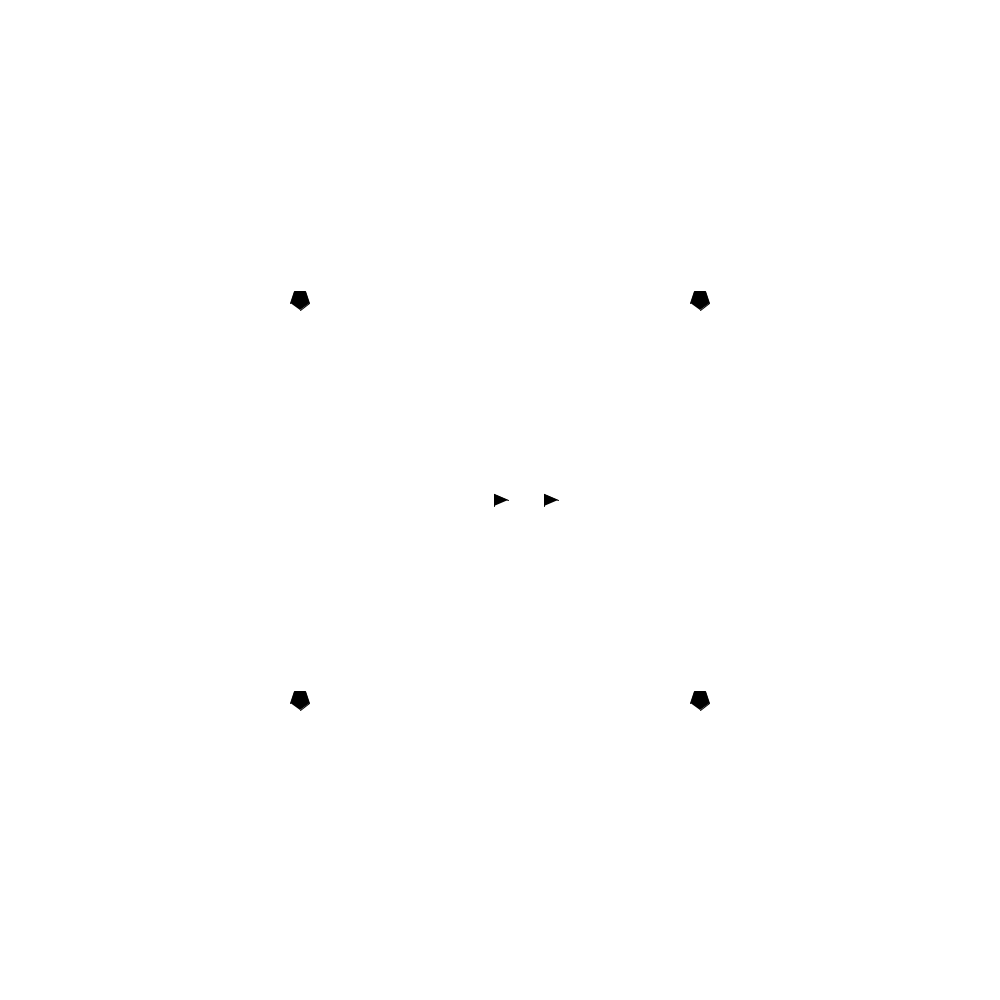
Frame 1 (no input)
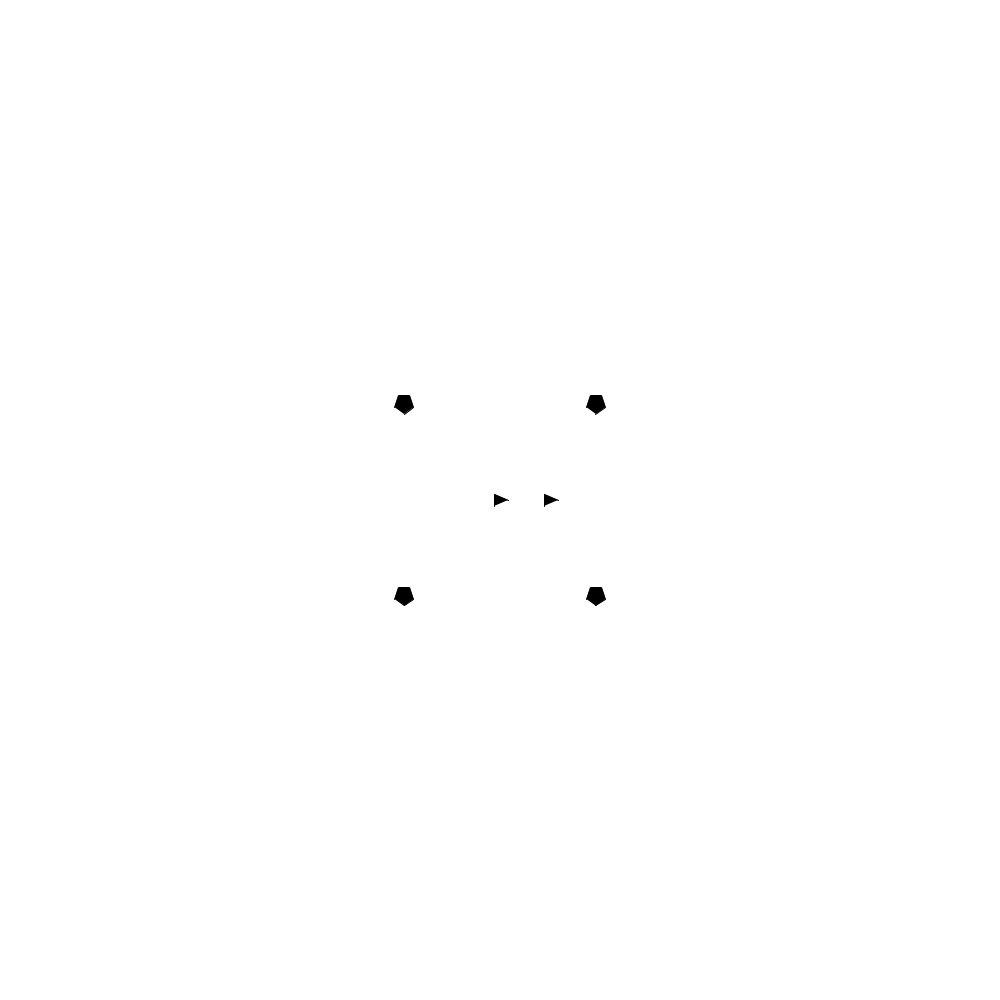
Frame 60 (the mouse pressed at the canvas centre just before this capture)
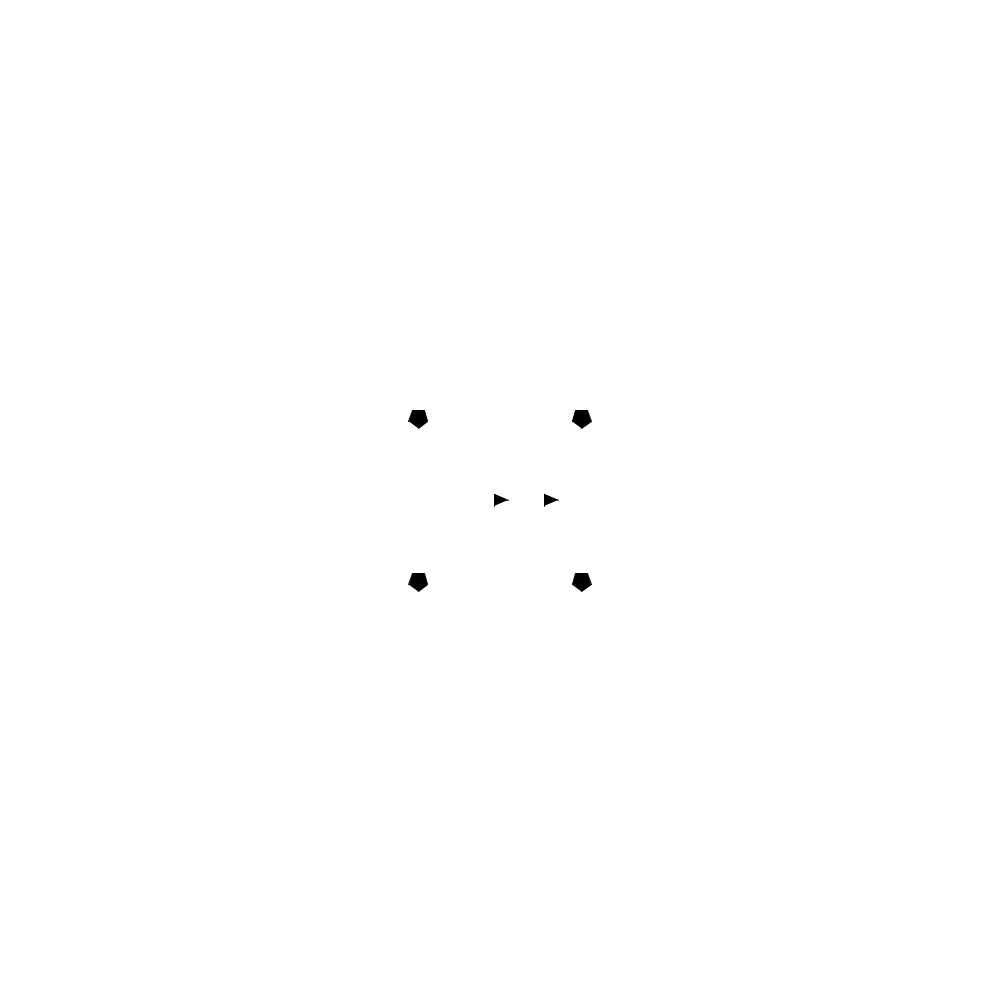
Frame 120 (the mouse held since frame 60 and released just before this capture)

The Processing sketch that drew these frames (run headless with seeded random() and noise(); from frame 60 on, the mouse is pressed at the canvas centre):

// Processing sketch: sketch_160729a
// ── sketch_160729a.pde
Player player;
Player player2;
Enemy enemy1;
Enemy enemy2;
Enemy enemy3;
Enemy enemy4;
Enemy enemy5;

void setup() {
  player = new Player(new PVector(width/2 ,height/2),0);
  player.damp = true;
  player2 = new Player(new PVector(width/2 +50,height/2),0);
  player2.damp = true;
  enemy1 = new Enemy(new PVector(300 ,300),10);
  enemy1.damp = true;
  enemy2 = new Enemy(new PVector(width-300 ,300),10);
  enemy2.damp = true;
  enemy3 = new Enemy(new PVector(width-300 ,height-300),10);
  enemy3.damp = true;
  enemy4 = new Enemy(new PVector(300 ,height-300),10);
  enemy4.damp = true;
  //fullScreen();
  size(1000,1000);
}

void draw() {
  background(255);
  enemy1.show();
  enemy1.chase(player);
  enemy1.tick();
  enemy2.show();
  enemy2.chase(player);
  enemy2.tick();
  enemy3.show();
  enemy3.chase(player);
  enemy3.tick();
  enemy4.show();
  enemy4.chase(player);
  enemy4.tick();
  player.show();
  player.tick();
  player2.show();
  player2.tick();
  //println(" player1: " + player.pos.x + ", " + player.pos.y + " player2: " + player2.pos.x + ", " + player2.pos.y);
}

void keyPressed() {
  if (key == CODED) {
    if (keyCode == RIGHT) {
      player.rightrot = true;
    }
    if (keyCode == LEFT) {
      player.leftrot = true;
    } 
    if (keyCode == UP) {
      player.accel = true;
    }
    if (keyCode == DOWN) {
      player.decel = true;
    }
  }
  else {
    if (key == 'd') {
      player2.rightrot = true;
    }
    if (key == 'a') {
      player2.leftrot = true;
    } 
    if (key == 'w') {
      player2.accel = true;
    }
    if (key == 's') {
      player2.decel = true;
    }
  }
}

void keyReleased() {
  if (key == CODED) {
    if (keyCode == RIGHT) {
      player.rightrot = false;
    } 
    else if (keyCode == LEFT) {
      player.leftrot = false;
    }  
    else if (keyCode == UP) {
      player.accel = false;
    }
    else if (keyCode == DOWN) {
      player.decel = false;
    }
  }
  else {
    if (key == 'd') {
      player2.rightrot = false;
    }
    if (key == 'a') {
      player2.leftrot = false;
    } 
    if (key == 'w') {
      player2.accel = false;
    }
    if (key == 's') {
      player2.decel = false;
    }
  }
}

class Player {
  PVector pos;
  PVector velo = new PVector(0,0);
  float rot = 0;
  
  boolean leftrot;
  boolean rightrot;
  boolean accel;
  boolean decel;
  boolean damp = false;
  
  Player(PVector position,float rotation) {
    pos = position;
    rot = rotation;
  }
  void show() {
    pushMatrix();
    translate(pos.x ,pos.y);
    rotate(rot);
    fill(0);
    beginShape();
    vertex(-6, 6);
    vertex(-6, -6);
    vertex(8, 0);
    endShape();
    //rect(0, 0, 30, 30);
    //line(0, 0, 40, 0);
    popMatrix();
  }
  
  void tick() {
    if (leftrot) {
      rot = rot - TWO_PI/60;
    }
    if (rightrot) {
      rot = rot + TWO_PI/60;
    }
    if (accel) {
      velo = velo.add(new PVector(cos(rot)*0.1,sin(rot)*0.1));
    }
    if (decel) {
      velo = velo.add(new PVector(cos(rot)*-0.1,sin(rot)*-0.1));
    }
    if (pos.x > width) {
      velo = new PVector(-velo.x,velo.y);
    }
    else if (pos.x < 0) {
      velo = new PVector(-velo.x,velo.y);
    }
    if (pos.y > height) {
      velo = new PVector(velo.x,-velo.y);
    }
    else if (pos.y < 0) {
      velo = new PVector(velo.x,-velo.y);
    }
    pos = pos.add(velo);
    if (damp) {
      velo = velo.mult(0.99);
    }
  }
}

class Enemy {
  PVector pos;
  PVector velo = new PVector(0,0);
  float rad;
  
  boolean accel;
  boolean decel;
  boolean damp = false;
  
  Enemy(PVector position,float size) {
    pos = position;
    rad = size;
  }
  void show() {
    pushMatrix();
    translate(pos.x ,pos.y);
    fill(0);
    beginShape();
    vertex((sin(0*TWO_PI/5)*rad) ,cos(0*TWO_PI/5)*rad);
    vertex((sin(1*TWO_PI/5)*rad) ,cos(1*TWO_PI/5)*rad);
    vertex((sin(2*TWO_PI/5)*rad) ,cos(2*TWO_PI/5)*rad);
    vertex((sin(3*TWO_PI/5)*rad) ,cos(3*TWO_PI/5)*rad);
    vertex((sin(4*TWO_PI/5)*rad) ,cos(4*TWO_PI/5)*rad);
    endShape();
    popMatrix();
  }
  void tick() {
    if (pos.x > width) {
      velo = new PVector(-velo.x,velo.y);
    }
    else if (pos.x < 0) {
      velo = new PVector(-velo.x,velo.y);
    }
    if (pos.y > height) {
      velo = new PVector(velo.x,-velo.y);
    }
    else if (pos.y < 0) {
      velo = new PVector(velo.x,-velo.y);
    }
    pos = pos.add(velo);
    if (damp) {
      velo = velo.mult(0.99);
    }
  }
  void chase(Player player) {
    velo = velo.add( new PVector((player.pos.x - pos.x)/pow(pow( pos.x - player.pos.x ,2) + pow( pos.y - player.pos.y ,2) ,0.5) ,(player.pos.y - pos.y)/pow(pow( pos.x - player.pos.x ,2) + pow( pos.y - player.pos.y ,2) ,0.5) ).mult(0.1));
  }
}
